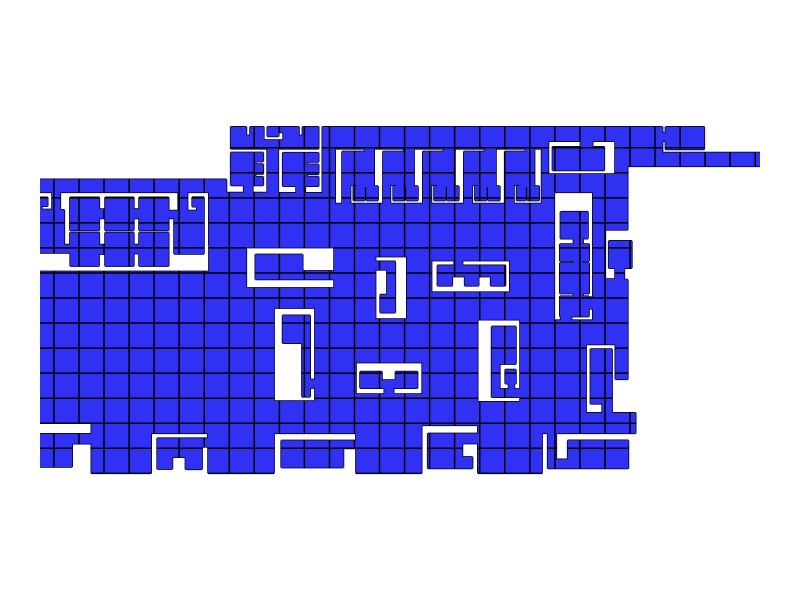

The cell this chart's notebook holds for it:
### Code cell
Topology.Show(plan_analysis, grid,
              camera=[0,0,4],
              faceColor=[50,50,250],
              faceOpacity=1,
              edgeColor="black",
              edgeWidth=3,
              showVertices=False,
              backgroundColor="white",
              width=800,
              height=600,
              renderer = renderer)

### Figure 1 — Plotly figure (JSON) as saved in the notebook; plotly's stock layout.template omitted (floating-point values rounded to 4 significant figures; data arrays with more than 128 entries replaced by an {"elided": "..."} marker saying what was removed)
{"data": [{"hoverinfo": "text", "legendgroup": "2", "legendrank": 2, "line": {"color": "black", "dash": "solid", "width": 3}, "marker": {"size": 0}, "mode": "lines", "name": "1: Untitled (Edges)", "showlegend": false, "text": "", "type": "scatter3d", "x": {"elided": "1392 float values"}, "y": {"elided": "1392 float values"}, "z": {"elided": "1392 int values"}}, {"cmax": 1, "cmin": 0, "color": "#3232FA", "colorscale": [[0, "#440154"], [0.1111, "#482878"], [0.2222, "#3e4989"], [0.3333, "#31688e"], [0.4444, "#26828e"], [0.5556, "#1f9e89"], [0.6667, "#35b779"], [0.7778, "#6ece58"], [0.8889, "#b5de2b"], [1, "#fde725"]], "flatshading": true, "hoverinfo": "text", "hovertext": "", "i": {"elided": "492 int values"}, "j": {"elided": "492 int values"}, "k": {"elided": "492 int values"}, "legendgroup": "3", "legendrank": 3, "lighting": {"facenormalsepsilon": 0}, "name": "1: Untitled (Faces)", "opacity": 1, "showlegend": false, "showscale": false, "text": "", "type": "mesh3d", "x": {"elided": "464 float values"}, "y": {"elided": "464 float values"}, "z": {"elided": "464 int values"}}, {"hoverinfo": "text", "legendgroup": "6", "legendrank": 6, "line": {"color": "black", "dash": "solid", "width": 3}, "marker": {"size": 0}, "mode": "lines", "name": "2: Untitled (Edges)", "showlegend": false, "text": "", "type": "scatter3d", "x": {"elided": "651 float values"}, "y": {"elided": "651 float values"}, "z": {"elided": "651 int values"}}], "layout": {"autosize": true, "height": 600, "margin": {"b": 40, "l": 40, "r": 40, "t": 40}, "paper_bgcolor": "#FFFFFF", "plot_bgcolor": "#FFFFFF", "scene": {"aspectmode": "data", "camera": {"center": {"x": 0, "y": 0, "z": 0}, "eye": {"x": 0, "y": 0, "z": 4}, "projection": {"type": "perspective"}, "up": {"x": 0, "y": 1, "z": 0}}, "xaxis": {"visible": false}, "yaxis": {"visible": false}, "zaxis": {"visible": false}}, "showlegend": true, "width": 800, "xaxis": {"showgrid": false, "visible": false, "zeroline": false}, "yaxis": {"showgrid": false, "visible": false, "zeroline": false}}}
